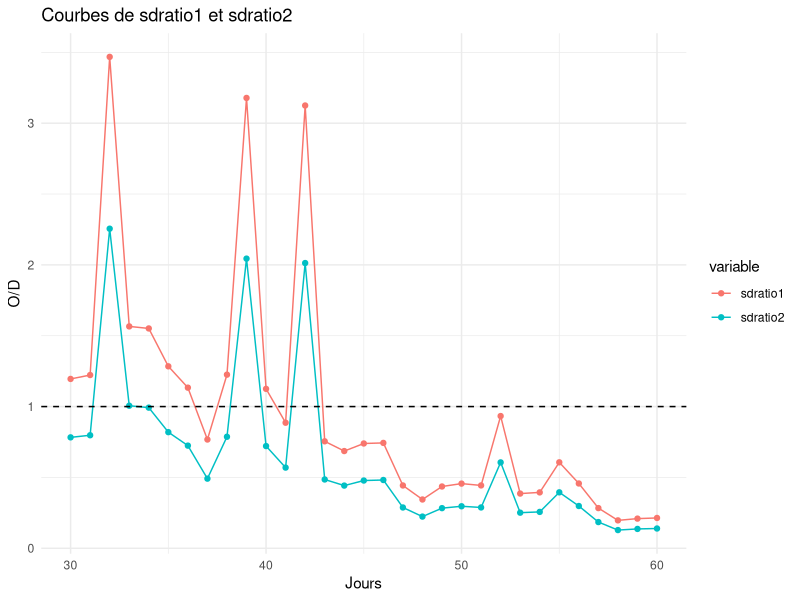
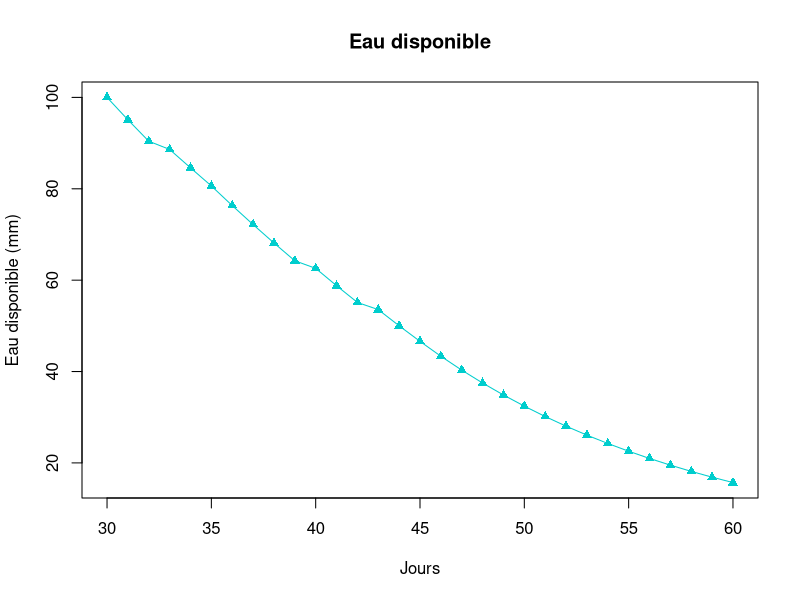
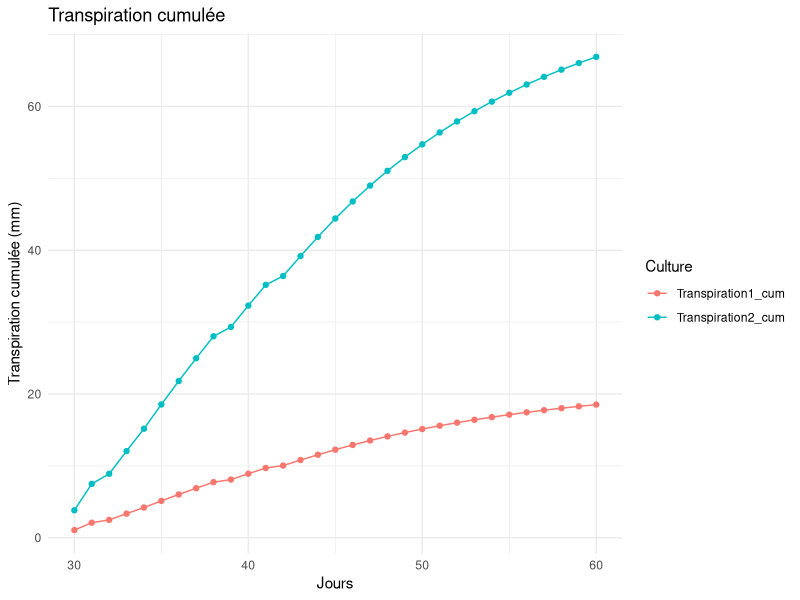
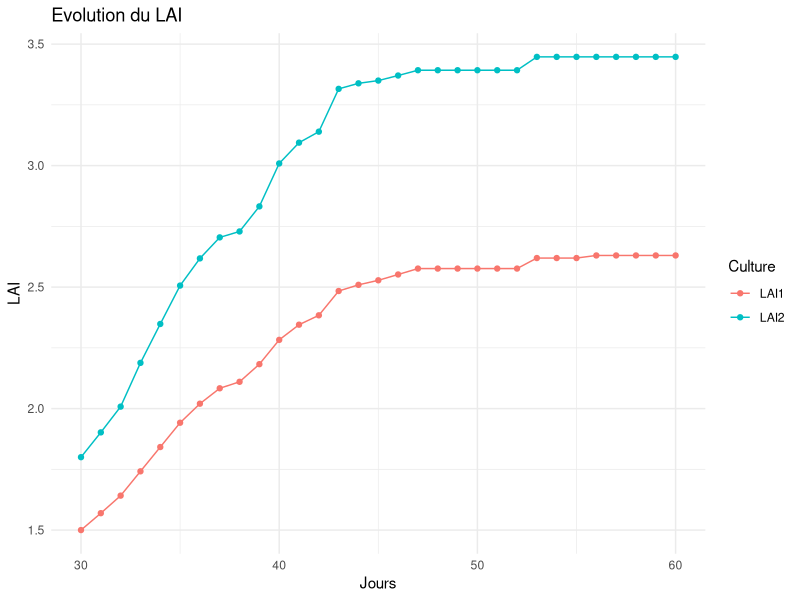
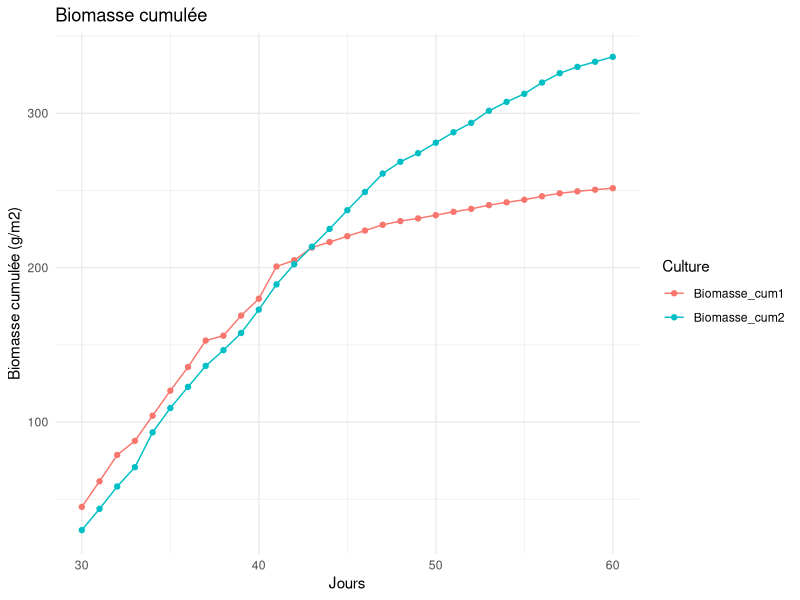
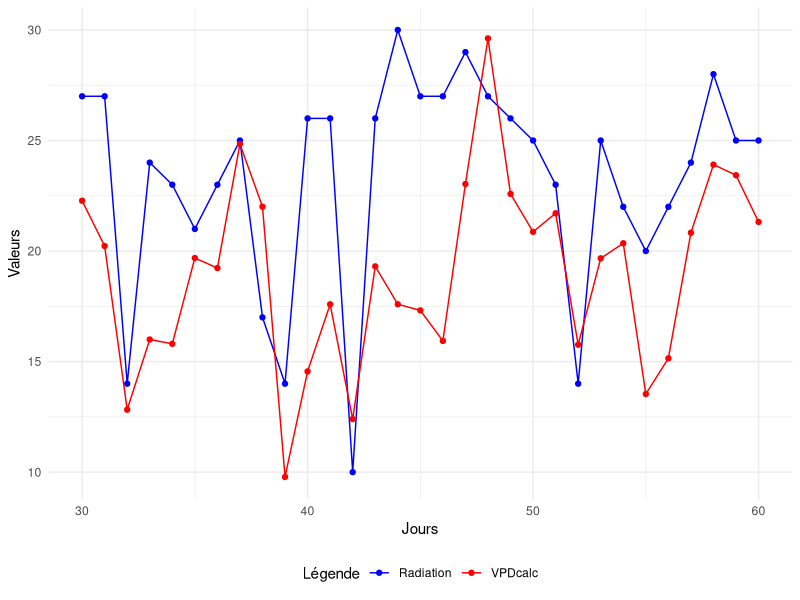

Generate these figures, in order, with R:
# LBRAI2219 - Modélisation des systèmes biologiques (2025)
#Code inspiré par le modèle APSIM fait par Alice Falzon et Maxime Cornez 
###############################################################################
# Chargement des packages
###############################################################################
library(readxl)
library(dplyr)
library(tidyr)
library(ggplot2)

###############################################################################
# Chargement des paramètres
###############################################################################

# Paramètres de la culture ----------------------------------------------------

culture_params <- list(
  RUE               = 1.25,  # Radiation Use Efficiency [g/MJ]
  TEc               = 9,     # Coefficient d'efficience de la transpiration
  VPR               = 20,    # Vitesse production de racines [mm/jour]
  CroissPotLAI      = 0.1,   # Croissance potentielle du LAI 
  k                 = 0.45,  # Coefficient d'extinction de la lumière
  LAI_initial       = 1.5,   
  Biomasse_initiale = 45     
)
culture2_params <- list(RUE               = 1.5,   # Radiation Use Efficiency [g/MJ]
                        TEc               = 8,     # Coefficient d'efficience de la transpiration
                        VPR               = 18,    # Vitesse production de racines [mm/jour]
                        CroissPotLAI      = 0.2,   # Croissance potentielle du LAI 
                        k                 = 0.45,   # Coefficient d'extinction de la lumière
                        LAI_initial       = 1.8,   
                        Biomasse_initiale = 30
)
# Paramètres du sol (3 horizons, épaisseur, etc.) ------------------------------

soil_params <- data.frame(
  Horizon     = c(1, 2, 3),
  Epaisseur   = c(300, 300, 300),    # mm
  li          = c(50,  50,  50),     # Limite inférieure d'eau
  ls          = c(100, 100, 100),    # Limite supérieure d'eau
  es          = c(100, 100, 100),    # Eau disponible dans sol (= sw)
  es_h        = c(40, 30, 30),       # Eau disponible dans sol par horizon ; es_h1 + es_h2 + es_h3 = es
  kl          = c(0.07, 0.07, 0.07)  # Taux d'extraction [mm/jour]
)



# Expansion foliaire (table O/D - CEF)------------------------------------------

expansion_foliaire <- data.frame(
  OD  = c(0.5, 1.5, 4),
  CEF = c(0,   1,   1)
)

expansion_foliaire2 <- data.frame(
  OD  = c(0.4, 1.0, 3.5),
  CEF = c(0,   0.8, 1)
)

# Paramètres météo (ex. VPD Frac)-----------------------------------------------

meteo_params <- list(
  VPD_Frac = 1.0  
)


# Vérification------------------------------------------------------------------

# Affiche les listes des paramètres de la culture
culture_params
culture2_params

# Affiche le data frame du sol
soil_params

# Affiche la table d’expansion foliaire
expansion_foliaire
expansion_foliaire2

###############################################################################
# Facteurs externes 
###############################################################################

facteur_externe <- data.frame(
  Jours = c(                   # Jours (30 à 60)
    30, 31, 32, 33, 34, 35, 
    36, 37, 38, 39, 40, 41, 
    42, 43, 44, 45, 46, 47, 
    48, 49, 50, 51, 52, 53, 
    54, 55, 56, 57, 58, 59, 60
  ), 
  
  # Radiation (MJ/m2)
  Radiation = c( #Chercher vraies données ()
    27, 27, 14, 24, 23, 21, 
    23, 25, 17, 14, 26, 26, 
    10, 26, 30, 27, 27, 29, 
    27, 26, 25, 23, 14, 25, 
    22, 20, 22, 24, 28, 25, 25
  ),
  
  # Tmax (°C)
  Tmax = c( #Chercher vraies données ()
    32.3, 31.0, 26.6, 26.0, 26.6, 29.5, 
    30.8, 32.5, 32.3, 25.2, 27.8, 28.2, 
    27.3, 28.6, 28.6, 28.3, 27.6, 31.0, 
    35.0, 34.3, 31.2, 32.7, 29.9, 30.8, 
    31.2, 28.4, 27.7, 31.4, 33.0, 33.2, 32.7
  ),
  
  # Tmin (°C)
  Tmin = c( #Chercher vraies données ()
    16.4, 15.8, 15.6, 10.0, 11.7, 13.0, 
    16.5, 13.8, 16.7, 16.7, 15.8, 12.8, 
    17.3, 11.3, 13.7, 13.4, 13.7, 12.2, 
    14.7, 20.4, 15.5, 17.9, 18.4, 16.0, 
    16.1, 18.0, 14.9, 16.0, 16.2, 17.2, 18.3
  ),
  
  # VPDobs (hPa)
  VPDobs = c( #Chercher vraies données ()
    19, 17, 16, 14, 12, 15, 
    18, 19, 23, 21, 15, 14, 
    20, 16, 17, 17, 15, 15, 
    16, 17, 18, 21, 22, 17, 
    18, 20, 18, 19, 19, 20, 21
  )
)


# Affiche la liste pour vérifier
print(facteur_externe)

# Fonction pour calculer saturated vapour pressure (SVP)
svp <- function(T) { # satured vapour pressure [kPa]
  6.1078 * exp(17.269 * T / (237.3 + T)) * 0.10
}

# Application à Tmax
facteur_externe$svpTmax <- svp(facteur_externe$Tmax) # pression saturante à Tmax

# Application à Tmin
facteur_externe$svpTmin <- svp(facteur_externe$Tmin) # pression saturante à Tmin

# Choisir la valeur de VPDfrac (par défaut on prend 0.75)
VPDfrac <- 0.75

# Fonction pour calculer VPDcalc
calc_VPDcalc <- function(svpTmax, svpTmin, VPDfrac) {
  VPDfrac * (svpTmax - svpTmin)*10
}

# Ajout de la colonne VPDcalc
facteur_externe$VPDcalc <- calc_VPDcalc(
  svpTmax  = facteur_externe$svpTmax,
  svpTmin  = facteur_externe$svpTmin,
  VPDfrac  = VPDfrac
)


###############################################################################
# Modèle
###############################################################################
# Densite des deux cultures
Densite1 <- 0.3 # Densité de la culture 1 (Draye)
Densite2 <- 1-Densite1 # Densité de la culture 2 (Draye)

simulate_two_cultures <- function(facteur_externe, soil_params, culture_params, culture2_params, expansion_foliaire, expansion_foliaire2, Densite1, Densite2) {
  n_days <- nrow(facteur_externe)
  
  # Initialisation du sol (réserves d'eau pour chaque horizon)
  ES1 <- numeric(n_days)
  ES2 <- numeric(n_days)
  ES3 <- numeric(n_days)
  ES1[1] <- soil_params$es_h[1]
  ES2[1] <- soil_params$es_h[2]
  ES3[1] <- soil_params$es_h[3]
  
  # Initialisation des profondeurs racinaires
  rdepth <- numeric(n_days)
  rdepth2 <- numeric(n_days)
  
  # Initialisation des LAI dynamiques pour chaque culture
  LAI1 <- numeric(n_days)
  LAI2 <- numeric(n_days)
  LAI1[1] <- culture_params$LAI_initial
  LAI2[1] <- culture2_params$LAI_initial
  
  # Initialisation de la biomasse pour chaque culture
  Biomasse1 <- numeric(n_days)
  Biomasse2 <- numeric(n_days)
  Biomasse1[1] <- culture_params$Biomasse_initiale
  Biomasse2[1] <- culture2_params$Biomasse_initiale
  
  # Initialisation des vecteurs de biomasse cumulée
  Biomasse_cum1 <- numeric(n_days)
  Biomasse_cum2 <- numeric(n_days)
  Biomasse_cum1[1] <- culture_params$Biomasse_initiale
  Biomasse_cum2[1] <- culture2_params$Biomasse_initiale
  
  # Préparation d'un data frame pour stocker les résultats quotidiens
  results <- data.frame(
    Jour = facteur_externe$Jours,
    Tot_ES = numeric(n_days),         # Eau totale dans le sol
    Pot_Supply = numeric(n_days),     # Offre potentielle globale du sol
    Pot_Demand1 = numeric(n_days),    # Demande potentielle culture 1
    Pot_Demand2 = numeric(n_days),    # Demande potentielle culture 2
    sdratio1 = numeric(n_days),       # Offre/Demande culture 1
    sdratio2 = numeric(n_days),       # Offre/Demande culture 2
    Transpiration1 = numeric(n_days), # Transpiration culture 1
    Transpiration2 = numeric(n_days), # Transpiration culture 2
    LAI1 = numeric(n_days),           # LAI culture 1
    LAI2 = numeric(n_days),           # LAI culture 2
    rdepth = numeric(n_days),         # Profondeur racinaire culture 1
    rdepth2 = numeric(n_days),        # Profondeur racinaire culture 2
    Biomasse1 = numeric(n_days),      # Biomasse journalière culture 1
    Biomasse2 = numeric(n_days)       # Biomasse journalière culture 2
  )
  
  results$LAI1[1] <- LAI1[1]            # Initialisation du LAI1
  results$LAI2[1] <- LAI2[1]            # Initialisation du LAI2
  results$Biomasse1[1] <- Biomasse1[1]  # Initialisation de la biomasse journalière culture 1
  results$Biomasse2[1] <- Biomasse2[1]  # Initialisation de la biomasse journalière culture 2
  
  # Fonction pour calculer l'effet d'expansion foliaire (interpolation sur la table OD/CEF)
  leaf_exp_effect <- function(sdratio, expansion_foliaire) {
    if(sdratio <= expansion_foliaire$OD[1]) {
      return(expansion_foliaire$CEF[1])
    } else if (sdratio >= tail(expansion_foliaire$OD,1)) {
      return(tail(expansion_foliaire$CEF,1))
    } else {
      for(j in 1:(nrow(expansion_foliaire)-1)){
        if(sdratio >= expansion_foliaire$OD[j] && sdratio < expansion_foliaire$OD[j+1]){
          return(expansion_foliaire$CEF[j] + 
                   (sdratio - expansion_foliaire$OD[j]) * 
                   (expansion_foliaire$CEF[j+1] - expansion_foliaire$CEF[j]) / 
                   (expansion_foliaire$OD[j+1] - expansion_foliaire$OD[j]))
        }
      }
    }
  }
  
  # Boucle de simulation quotidienne
  for (i in 1:n_days) {
    DAS <- facteur_externe$Jours[i]
    # Calcul de la profondeur racinaire effective commune :
    profondeur_totale <- sum(soil_params$Epaisseur)
    rdepth <- min(DAS * culture_params$VPR, profondeur_totale)
    rdepth2 <- min(DAS * culture2_params$VPR, profondeur_totale)

    # Stockage de la profondeur racinaire dans results
    results$rdepth[i] <- rdepth
    results$rdepth2[i] <- rdepth2
    
    # Calcul de la profondeur racinaire effective pour chaque culture
    #rdepth1 <- min(DAS * culture_params$VPR, rdepth)
    #rdepth2 <- min(DAS * culture2_params$VPR, rdepth)
    
    # Calcul des offres potentielles pour chaque horizon (même que dans la version à 1 culture)
    of1 <- ifelse(rdepth >= soil_params$Epaisseur[1], 1, rdepth / soil_params$Epaisseur[1]) * ES1[i] * soil_params$kl[1]
    of2 <- ifelse(rdepth <= soil_params$Epaisseur[1], 0,
                  ifelse(rdepth > soil_params$Epaisseur[1] + soil_params$Epaisseur[2],
                         1, (rdepth - soil_params$Epaisseur[1]) / soil_params$Epaisseur[2])) * ES2[i] * soil_params$kl[2]
    of3 <- ifelse(rdepth <= (soil_params$Epaisseur[1] + soil_params$Epaisseur[2]), 0, 
                  (rdepth - soil_params$Epaisseur[1] - soil_params$Epaisseur[2]) / soil_params$Epaisseur[3]) * ES3[i] * soil_params$kl[3]
    
    Pot_Supply <- of1 + of2 + of3
    
    # Calcul de l'effet lumineux pour chaque culture
    li1 <- 1 - exp(-culture_params$k * LAI1[i])
    li2 <- 1 - exp(-culture_params$k * LAI2[i])  # on suppose que le coefficient k est le même pour les deux; sinon adapter
    results$li1[i] <- li1
    results$li2[i] <- li2
    
    # Récupération de la radiation et du VPDcalc
    rad <- facteur_externe$Radiation[i]
    VPDcalc <- facteur_externe$VPDcalc[i]
    
    # Calcul des demandes potentielles pour chaque culture
    # Formule : (Radiation * LI * RUE * (VPDcalc/10)) / TEc
    Pot_Demand1 <- rad * li1 * culture_params$RUE * (VPDcalc/10) / culture_params$TEc
    Pot_Demand2 <- rad * li2 * culture2_params$RUE * (VPDcalc/10) / culture2_params$TEc
    
    # Stockage dans results
    results$Pot_Demand1[i] <- Pot_Demand1
    results$Pot_Demand2[i] <- Pot_Demand2
    
    # Demande totale et transpiration totale
    Total_Demand <- Densite1 * Pot_Demand1 + Densite2 * Pot_Demand2 # Draye
    Total_Supply <- Densite1 * Pot_Supply + Densite2 * Pot_Supply # Draye
    Total_Transpiration <- min(Pot_Supply, Total_Demand)
    
    # Allocation de la transpiration entre cultures (si Total_Demand > 0) --> arbitrage 
    transp1 <- if (Total_Demand > 0) Total_Transpiration * (Pot_Demand1*Densite1 / Total_Demand) else 0 # remettre densité sur Pot_demand ? (Draye)
    transp2 <- if (Total_Demand > 0) Total_Transpiration * (Pot_Demand2*Densite2 / Total_Demand) else 0
    
    results$Transpiration1[i] <- transp1
    results$Transpiration2[i] <- transp2
    
    # Stockage de l'eau totale du sol
    results$Tot_ES[i] <- ES1[i] + ES2[i] + ES3[i]
    results$Pot_Supply[i] <- Pot_Supply
    
    # Mise à jour des LAI pour chaque culture
    # On calcule le ratio offre/demande pour chaque culture
    sdratio1 <- if (Pot_Demand1 > 0) Pot_Supply / Pot_Demand1 else 0 # =O/D culture 1
    sdratio2 <- if (Pot_Demand2 > 0) Pot_Supply / Pot_Demand2 else 0 # =O/D culture 2
    leaf_effect1 <- leaf_exp_effect(sdratio1, expansion_foliaire)
    leaf_effect2 <- leaf_exp_effect(sdratio2, expansion_foliaire2)
    delta_LAI1 <- leaf_effect1 * culture_params$CroissPotLAI
    delta_LAI2 <- leaf_effect2 * culture2_params$CroissPotLAI
    if(i < n_days) {
      LAI1[i + 1] <- LAI1[i] + delta_LAI1
      LAI2[i + 1] <- LAI2[i] + delta_LAI2
    }
    results$sdratio1[i] <- sdratio1
    results$sdratio2[i] <- sdratio2
    results$LAI1[i] <- LAI1[i]
    results$LAI2[i] <- LAI2[i]
    
    # Mise à jour de la biomasse pour chaque culture
    # Calcul de la biomasse journalière pour chaque culture
    Biomasse_calc1 <- if (sdratio1 > 1) rad * li1 * culture_params$RUE else transp1 * (culture_params$TEc / (VPDcalc/10))
    Biomasse_calc2 <- if (sdratio2 > 1) rad * li2 * culture2_params$RUE else transp2 * (culture2_params$TEc / (VPDcalc/10))
    
    # Mise à jour de la biomasse cumulée pour chaque culture
    if(i < n_days) {
      Biomasse_cum1[i + 1] <- Biomasse_cum1[i] + Biomasse_calc1
      Biomasse_cum2[i + 1] <- Biomasse_cum2[i] + Biomasse_calc2
    }
    results$Biomasse1[i] <- Biomasse_calc1
    results$Biomasse2[i] <- Biomasse_calc2
    results$Biomasse_cum1[i] <- Biomasse_cum1[i]
    results$Biomasse_cum2[i] <- Biomasse_cum2[i]
    
    # Mise à jour du sol : répartition de l'extraction entre horizons selon leur contribution
    if(i < n_days) {
      if(Pot_Supply > 0) {
        ES1[i + 1] <- ES1[i] - (of1 / Pot_Supply) * Total_Transpiration
        ES2[i + 1] <- ES2[i] - (of2 / Pot_Supply) * Total_Transpiration
        ES3[i + 1] <- ES3[i] - (of3 / Pot_Supply) * Total_Transpiration
      } else {
        ES1[i + 1] <- ES1[i]
        ES2[i + 1] <- ES2[i]
        ES3[i + 1] <- ES3[i]
      }
    }
  }
  
  return(results)
}

resultats_two <- simulate_two_cultures(facteur_externe, soil_params, culture_params, culture2_params, expansion_foliaire, expansion_foliaire2, Densite1, Densite2)
print(resultats_two)

###############################################################################
# Graphiques 
###############################################################################

# Graphe O/D
# On transforme le data frame en format long pour faciliter la visualisation avec ggplot2
data_long <- resultats_two %>% 
  select(Jour, sdratio1, sdratio2) %>% 
  pivot_longer(cols = c(sdratio1, sdratio2), 
               names_to = "variable", 
               values_to = "value")

ggplot(data_long, aes(x = Jour, y = value, color = variable)) +
  geom_line() +
  geom_point() +
  geom_hline(yintercept = 1, linetype = "dashed") +
  labs(x = "Jours", y = "O/D", title = "Courbes de sdratio1 et sdratio2") +
  theme_minimal()


# Graphe de l'eau totale dans le sol (ES)
plot(resultats_two$Jour, resultats_two$Tot_ES,
     type = "o", pch = 17, col = "cyan3",
     xlab = "Jours", ylab = "Eau disponible (mm)",
     main = "Eau disponible")


# Graphe des transpirations cumulées
# Calcul des cumuls pour chaque culture
resultats_two <- resultats_two %>%
  mutate(Transpiration1_cum = cumsum(Transpiration1),
         Transpiration2_cum = cumsum(Transpiration2))

# Conversion au format long
data_long_transpi <- resultats_two %>%
  select(Jour, Transpiration1_cum, Transpiration2_cum) %>%
  pivot_longer(cols = c(Transpiration1_cum, Transpiration2_cum),
               names_to = "Culture",
               values_to = "Transpiration_cum")

# Tracé du graphique avec ggplot2
ggplot(data_long_transpi, aes(x = Jour, y = Transpiration_cum, color = Culture)) +
  geom_line() +
  geom_point() +
  labs(x = "Jours",
       y = "Transpiration cumulée (mm)",
       title = "Transpiration cumulée") +
  theme_minimal()


# Graphe du LAI
data_long_LAI <- resultats_two %>% 
  select(Jour, LAI1, LAI2) %>% 
  pivot_longer(cols = c(LAI1, LAI2), names_to = "Culture", values_to = "LAI")

ggplot(data_long_LAI, aes(x = Jour, y = LAI, color = Culture)) +
  geom_line() +
  geom_point() +
  labs(x = "Jours", y = "LAI", title = "Evolution du LAI") +
  theme_minimal()


# Graphe des biomasses cumulées
data_long_biom <- resultats_two %>% 
  select(Jour, Biomasse_cum1, Biomasse_cum2) %>% 
  pivot_longer(cols = c(Biomasse_cum1, Biomasse_cum2), 
               names_to = "Culture", 
               values_to = "Biomasse_cumulee")

ggplot(data_long_biom, aes(x = Jour, y = Biomasse_cumulee, color = Culture)) +
  geom_line() +
  geom_point() +
  labs(x = "Jours", y = "Biomasse cumulée (g/m2)", title = "Biomasse cumulée") +
  theme_minimal()


# Graphe d'évolution la radiation et du VPDcalc
ggplot() +
  # Radiation
  geom_line(data = data.frame(Jour = resultats_two$Jour, Radiation = facteur_externe$Radiation),
            aes(x = Jour, y = Radiation, color = "Radiation")) +
  geom_point(data = data.frame(Jour = resultats_two$Jour, Radiation = facteur_externe$Radiation),
             aes(x = Jour, y = Radiation, color = "Radiation")) +
  # VPDcalc
  geom_line(data = data.frame(Jour = resultats_two$Jour, VPDcalc = facteur_externe$VPDcalc),
            aes(x = Jour, y = VPDcalc, color = "VPDcalc")) +
  geom_point(data = data.frame(Jour = resultats_two$Jour, VPDcalc = facteur_externe$VPDcalc),
             aes(x = Jour, y = VPDcalc, color = "VPDcalc")) +
  # Légende 
  scale_color_manual(name = "Légende",
                     values = c("Radiation" = "blue", "VPDcalc" = "red")) +
  labs(x = "Jours", y = "Valeurs") +
  theme_minimal() +
  theme(legend.position = "bottom")
